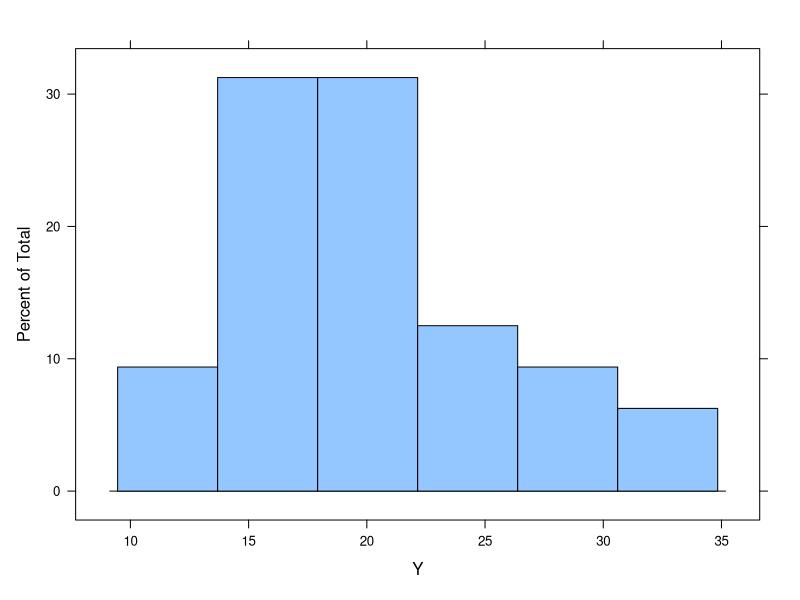
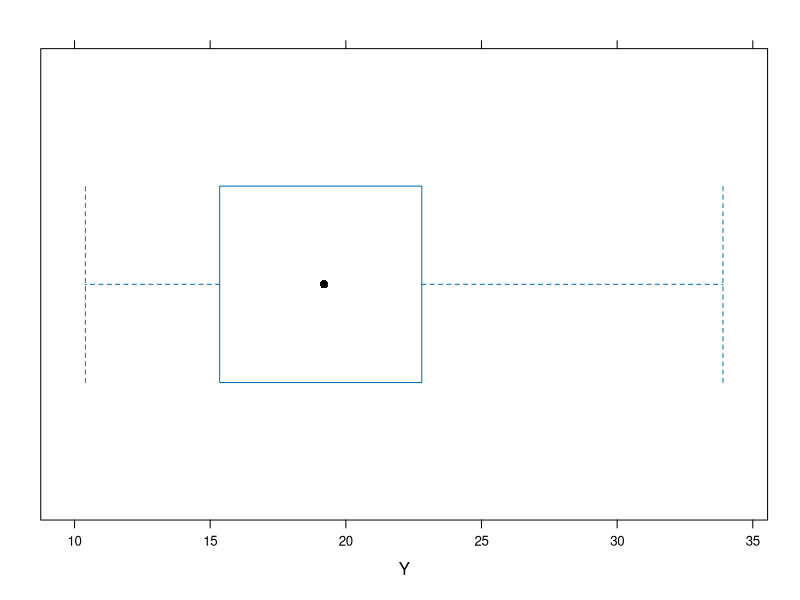
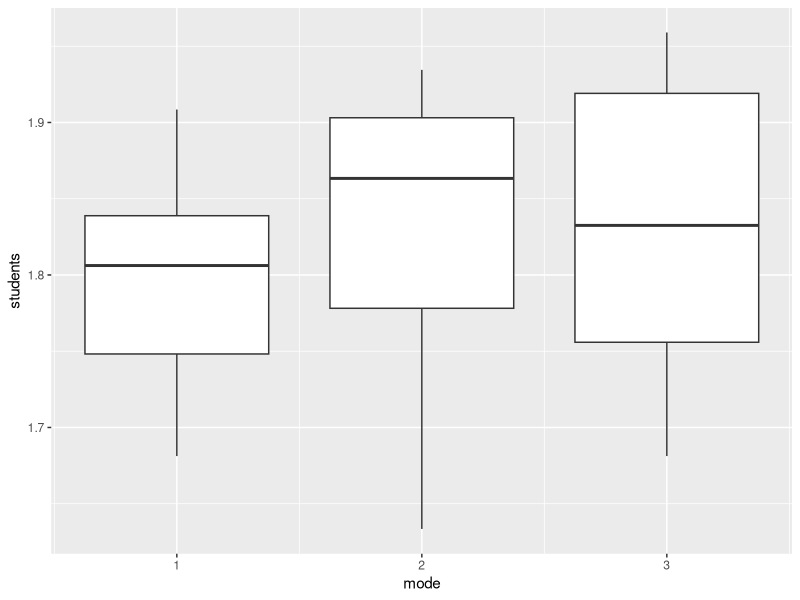
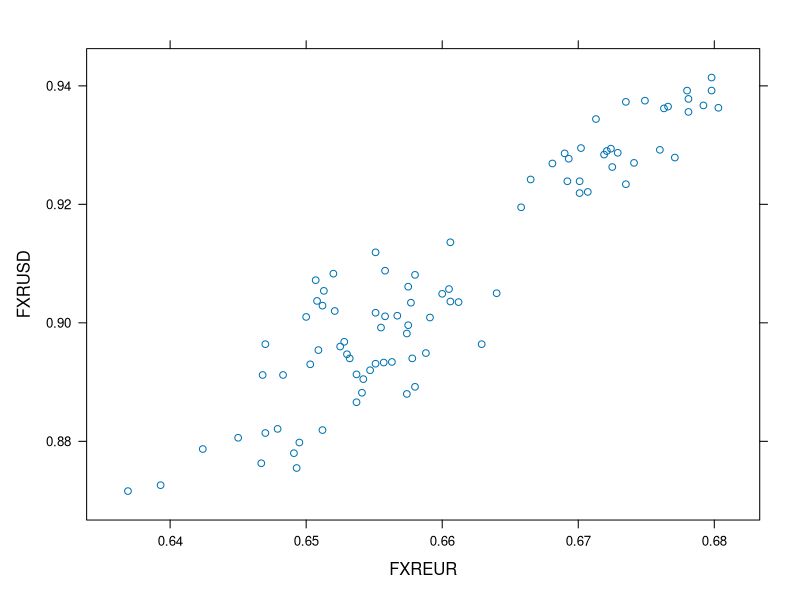

Recreate these plots in R, in order.
## ---- chunk 1
#Packages and libraries
library(tidyverse)
library(lattice)

#Loading data
data1<-mtcars
data2<-read.csv("datasets/ttest.csv")
data3<-read.csv("datasets/ANOVA.csv")
data4<-read.csv("datasets/correl.csv")

#Creating objects
Y<-mtcars$mpg
X<-mtcars$wt
## ---- chunk 2
#Basic exploration of data
View(data1)
str(data1)
## ---- chunk 3
summary(data1)
## ---- chunk 4
histogram(Y) # the same as histogram(data$Y) or histogram(~Y,data)
## ---- chunk 5
bwplot(Y)
## ---- chunk 6
#two sample t-test
t.test(time~daytime,data2)
## ---- chunk 7
#ANOVA aov(Y ~ X, data)
ggplot(data3)+
  aes(mode, students, group = mode)+
  geom_boxplot()
## ---- chunk 8
summary(aov(students~mode,data=data3))
## ---- chunk 9
#Relationship
#Scatterplot
xyplot(FXRUSD~FXREUR,data4)
## ---- chunk 10
#correlation (Pearson)
cor(data4$FXRUSD,data4$FXREUR,method="pearson")
## ---- chunk 11
#correlation (Spearman)
cor(data4$FXRUSD,data4$FXREUR,method="spearman")
## ---- chunk 12
#linear regression
lm(FXRUSD~FXREUR,data4)
